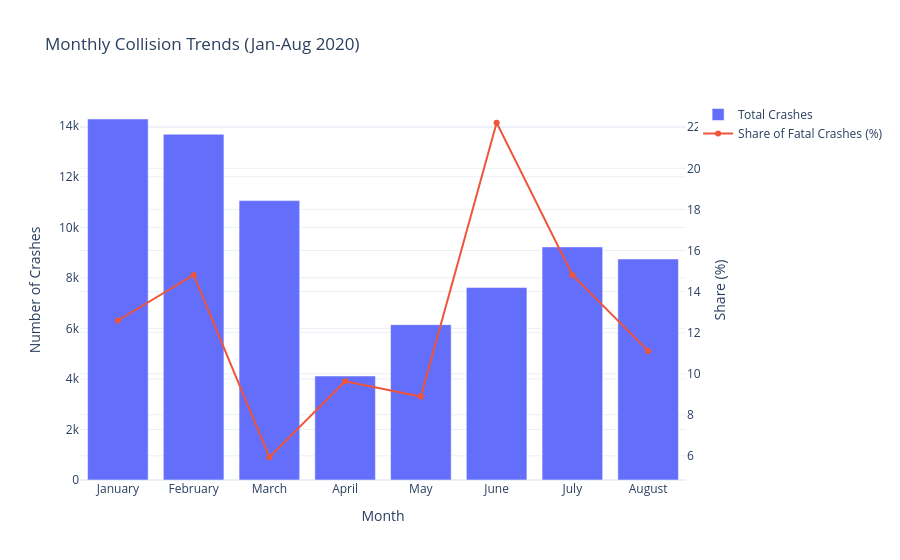

Notebook source saved alongside this figure:
### Code cell
fig = go.Figure()

# Bars: total crashes
fig.add_trace(go.Bar(
    x=monthly["month_name"],
    y=monthly["total_crashes"],
    name="Total Crashes"
))

# Line: fatality rate
fig.add_trace(go.Scatter(
    x=monthly["month_name"],
    y=monthly["fatal_rate_pct"],
    name="Share of Fatal Crashes (%)",
    mode="lines+markers",
    yaxis="y2"
))

fig.update_layout(
    title="Monthly Collision Trends (Jan-Aug 2020)",
    xaxis_title="Month",
    yaxis_title="Number of Crashes",
    yaxis2=dict(
        title="Share (%)",
        overlaying="y",
        side="right"
    ),
    barmode="group",
    template="plotly_white"
)

fig.show()

### Figure 1 — Plotly figure (JSON) as saved in the notebook; plotly's stock layout.template omitted (floating-point values rounded to 4 significant figures)
{"data": [{"name": "Total Crashes", "type": "bar", "x": ["January", "February", "March", "April", "May", "June", "July", "August"], "y": [14287, 13684, 11057, 4116, 6149, 7616, 9225, 8747]}, {"mode": "lines+markers", "name": "Share of Fatal Crashes (%)", "type": "scatter", "x": ["January", "February", "March", "April", "May", "June", "July", "August"], "y": [12.59, 14.81, 5.93, 9.63, 8.89, 22.22, 14.81, 11.11], "yaxis": "y2"}], "layout": {"barmode": "group", "title": {"text": "Monthly Collision Trends (Jan-Aug 2020)"}, "xaxis": {"title": {"text": "Month"}}, "yaxis": {"title": {"text": "Number of Crashes"}}, "yaxis2": {"overlaying": "y", "side": "right", "title": {"text": "Share (%)"}}}}
